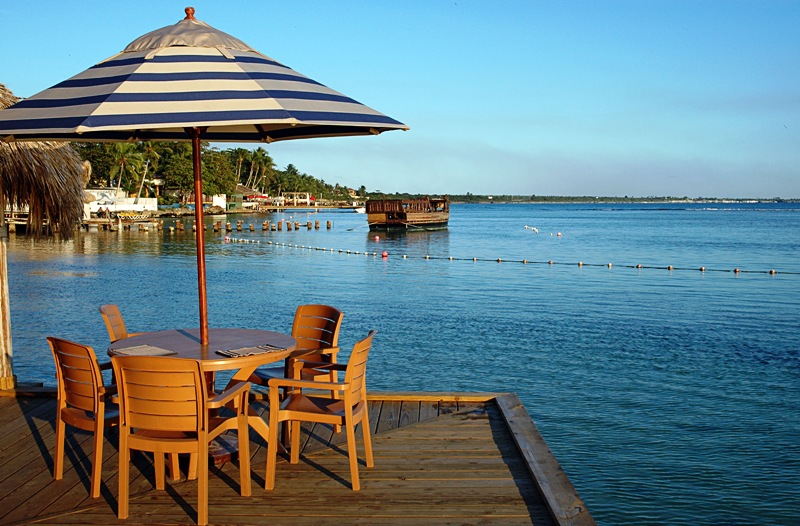
%> input picture boca_chica.jpg, 800 x 526 px
$ octave 'Procesamiento Transmision de Imagen  Codigo completo.m'   (GNU Octave 9; MATLAB toolbox functions it lacks are replaced by stand-ins)
%> lines starting %> are read from the running program, lines starting %| are printed output that depends on the picture
%% PASO 0 : Se importa la imagen
figure('Name','Imagen Original de Boca Chica')
imagen_bocachica = imread('boca_chica.jpg');
%> imagen_bocachica is the input picture: size 526x800x3 uint8; mean R, G, B 101.7, 128.3, 135.2
imshow(imagen_bocachica)
title('Imagen Original de Boca Chica')


imagen_bocachica2 = double(imagen_bocachica);
clearvars imagen_bocachica4 imagen_bocachicaB imagen_bocachicaG imagen_bocachicaR
LAT = size(imagen_bocachica,1)
%> LAT = 526
LONG = size(imagen_bocachica,2)
%> LONG = 800
HOR = size(imagen_bocachica,1)*size(imagen_bocachica,2)
%> HOR = 420800
imagen_bocachica3 = reshape(imagen_bocachica2 ,HOR,3);
%% PASO 1: Decomposición de la imagen

ZR = imagen_bocachica2(:,:,1);
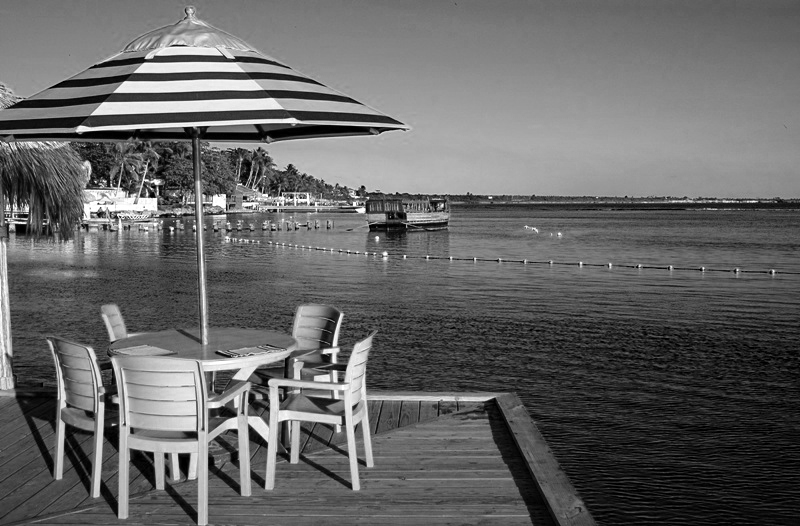
%> ZR: size 526x800 double; min 0, max 255, mean 101.7
ZG = imagen_bocachica2(:,:,2);
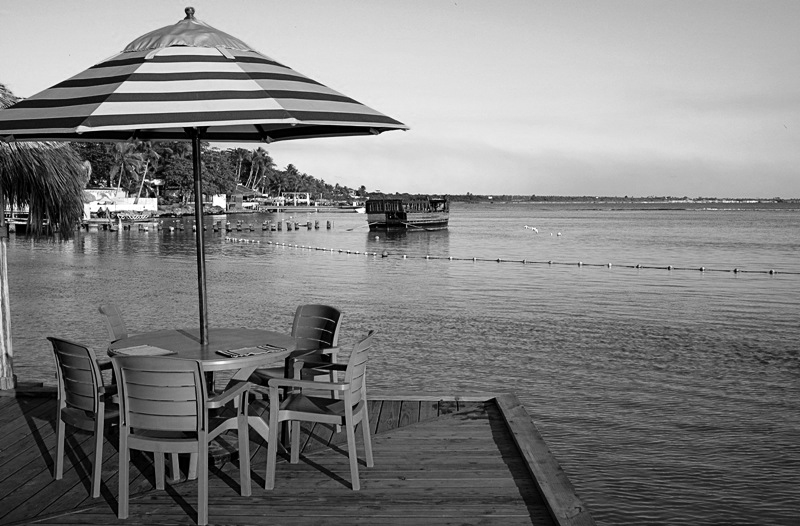
%> ZG: size 526x800 double; min 0, max 255, mean 128.3
ZB = imagen_bocachica2(:,:,3);
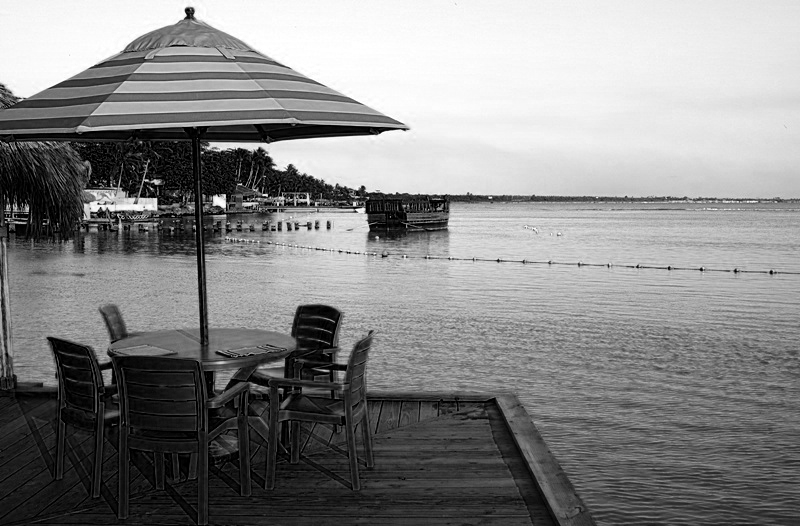
%> ZB: size 526x800 double; min 0, max 255, mean 135.2

% Los EigenValues están limitados por el numero de filas.
[UR,SR,VR]=svd(ZR);
[UG,SG,VG]=svd(ZG);
[UB,SB,VB]=svd(ZB);

% Se modifica el codigo inicial sabiendo que se aprovecharán todas las
% filas siempre y cuando se determine una cifra M que eventualmente
% representará el porcentaje de elementos de la matriz original que serán
% correspondidos. Como la matriz no es cuadrada el máximo es 515.
%%  PASO 2: Vectores de Valores Propios y Cantidades Totales
Suma_total2R = sum(sum(SR));
%> Suma_total2R = 339642.9
Suma_total2G = sum(sum(SG));
%> Suma_total2G = 342931.2
Suma_total2B = sum(sum(SB));
%> Suma_total2B = 351268.2

% La posicion será el final de el vector incial menos el indice
% correspondiente al elemento. Osea que si el elemento es el primero, su
% posicion será end-1, end-2 al segundo elemento etc.
VER_RED = reshape(SR,1,size(SR,1)*size(SR,2)) ;
VER_RED = unique(VER_RED);
%> VER_RED = 527 values from 0 to 68802.5
VER_RED2 = VER_RED;
%> VER_RED2 = 527 values from 0 to 68802.5
for i = 1:length(VER_RED2)
    VER_RED(i) = VER_RED2(end+1-i);
end
%> after the loop, VER_RED = 527 values, max 68802.5 at index 1, min 0 at index 527, mean 644.5
VER_RED = VER_RED(1:end-1);
%> VER_RED = 526 values, max 68802.5 at index 1, min 5.87 at index 526, mean 645.7

% VERDE
VER_GREEN = reshape(SG,1,size(SG,1)*size(SG,2)) ;
VER_GREEN = unique(VER_GREEN);
%> VER_GREEN = 527 values from 0 to 89557.7
VER_GREEN2 = VER_GREEN;
%> VER_GREEN2 = 527 values from 0 to 89557.7
for i = 1:length(VER_GREEN2)
    VER_GREEN(i) = VER_GREEN2(end+1-i);
end
%> after the loop, VER_GREEN = 527 values, max 89557.7 at index 1, min 0 at index 527, mean 650.7
VER_GREEN = VER_GREEN(1:end-1);
%> VER_GREEN = 526 values, max 89557.7 at index 1, min 5.6 at index 526, mean 652

% AZUL
VER_BLUE = reshape(SB,1,size(SB,1)*size(SB,2)) ;
VER_BLUE = unique(VER_BLUE);
%> VER_BLUE = 527 values from 0 to 98654
VER_BLUE2 = VER_BLUE;
%> VER_BLUE2 = 527 values from 0 to 98654
for i = 1:length(VER_BLUE2)
    VER_BLUE(i) = VER_BLUE2(end+1-i);
end
%> after the loop, VER_BLUE = 527 values, max 98654 at index 1, min 0 at index 527, mean 666.5
VER_BLUE = VER_BLUE(1:end-1);
%> VER_BLUE = 526 values, max 98654 at index 1, min 5.51 at index 526, mean 667.8
%%   PASO 3: Calculo Para Porcentajes
% Porcentaje de 25%
P1 = 25/100;
for i = 1:length(VER_RED)
    if sum(VER_RED(1:i)) <= round(P1*Suma_total2R) & sum(VER_RED(1:i+1)) > round((P1)*Suma_total2R)
         j = i;
    else
        i = i+1;
    end
end
%> this loop made 526 passes
%> j on pass 1: 1
M1R= j  ;clearvars i j;
%> M1R = 1

for i = 1:length(VER_GREEN)
    if sum(VER_GREEN(1:i)) <= round(P1*Suma_total2G) & sum(VER_GREEN(1:i+1)) > round((P1)*Suma_total2G)
         j = i;
    else
        i = i+1;
    end
end
M1G = j;clearvars i j;

for i = 1:length(VER_BLUE)
    if sum(VER_BLUE(1:i)) <= round(P1*Suma_total2B) & sum(VER_BLUE(1:i+1)) > round((P1)*Suma_total2B)
         j = i;
    else
        i = i+1;
    end
end
M1B = j;clearvars i j;
% Porcentaje 65%
P2 = 65/100;
for i = 1:length(VER_RED)
    if sum(VER_RED(1:i)) <= round(P2*Suma_total2R) & sum(VER_RED(1:i+1)) > round((P2)*Suma_total2R)
         j = i;
    else
        i = i+1;
    end
end
%> this loop made 526 passes
%> j on pass 57: 57
M2R = j;clearvars i j;
%> M2R = 57

for i = 1:length(VER_GREEN)
    if sum(VER_GREEN(1:i)) <= round(P2*Suma_total2G) & sum(VER_GREEN(1:i+1)) > round((P2)*Suma_total2G)
         j = i;
    else
        i = i+1;
    end
end
%> this loop made 526 passes
%> j on pass 55: 55
M2G = j;clearvars i j;
%> M2G = 55

for i = 1:length(VER_BLUE)
    if sum(VER_BLUE(1:i)) <= round(P2*Suma_total2B) & sum(VER_BLUE(1:i+1)) > round((P2)*Suma_total2B)
         j = i;
    else
        i = i+1;
    end
end
%> this loop made 526 passes
%> j on pass 48: 48
M2B = j;clearvars i j;
%> M2B = 48
% Porcentaje 85%
P3 = 85/100;
for i = 1:length(VER_RED)
    if sum(VER_RED(1:i)) <= round(P3*Suma_total2R) & sum(VER_RED(1:i+1)) > round((P3)*Suma_total2R)
         j = i;
    else
        i = i+1;
    end
end
%> after the loop, j = 168
M3R = j ;clearvars i j;
%> M3R = 168

for i = 1:length(VER_GREEN)
    if sum(VER_GREEN(1:i)) <= round(P3*Suma_total2G) & sum(VER_GREEN(1:i+1)) > round((P3)*Suma_total2G)
         j = i;
    else
        i = i+1;
    end
end
%> after the loop, j = 169
M3G = j;clearvars i j;
%> M3G = 169

for i = 1:length(VER_BLUE)
    if sum(VER_BLUE(1:i)) <= round(P3*Suma_total2B) & sum(VER_BLUE(1:i+1)) > round((P3)*Suma_total2B)
         j = i;
    else
        i = i+1;
    end
end
%> after the loop, j = 163
M3B = j;clearvars i j;
%> M3B = 163
%%    PASO 4: Elegir los Single Values que acumulen el 65% de la Suma Total
UhR=UR(:,[1:M2R]);
ShR=SR(1:M2R,1:M2R);
VhR=VR(:,[1:M2R]);

UhG=UG(:,[1:M2G]);
ShG=SG(1:M2G,1:M2G);
VhG=VG(:,[1:M2G]);

UhB=UG(:,[1:M2B]);
ShB=SG(1:M2B,1:M2B);
VhB=VG(:,[1:M2B]);

CR=UhR*ShR*VhR';
CG=UhG*ShG*VhG';
CB=UhB*ShB*VhB';
Crgb2 = cat(3,CR,CG,CB);

figure('Name','Imagen Comprimida que acumula el 65% de la información Original')
imshow(uint8(Crgb2))
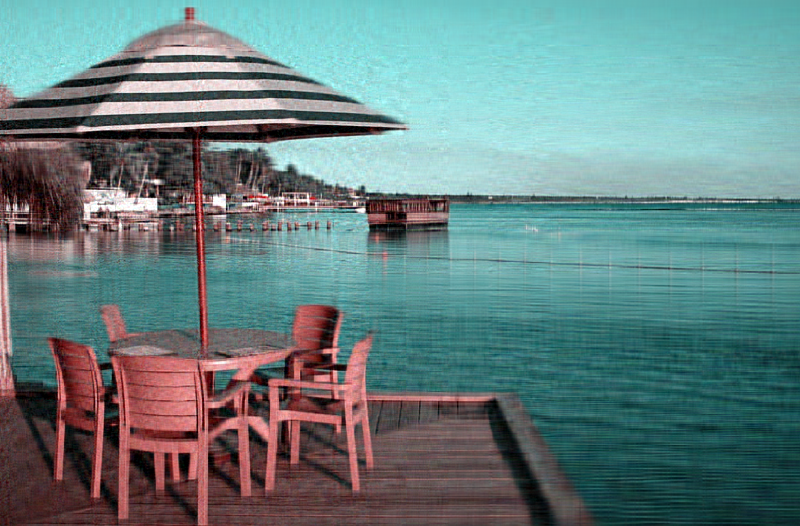
%> displayed picture: size 526x800x3, on the screen's scale of 0 to 255; mean R, G, B 101.7, 128.3, 128.3
title('Imagen Comprimida en un 35%')
clearvars Crgb;
%%     PASO 5: Imagen comprimida en un 35%
Crgb2;
Crgb3 = Crgb2;
find(Crgb2 < 0) = 0;
find(Crgb2 > 255) = 255;
% Primera Capa de Color
% R es la capa roja de la imagen
imagen_bocachicaR = round(reshape(Crgb3(:,:,1) ,HOR,1)) ;
% G y B corresponden a verde y azul respectivamente
imagen_bocachicaG = round(reshape(Crgb3(:,:,2) ,HOR,1)) ;
imagen_bocachicaB = round(reshape(Crgb3(:,:,3) ,HOR,1)) ;
%% *************************************************************************************************************************************
%% BLOQUE DE CUANTIZACION
%% INICALIZACION DE TABLA
%% TODOS LOS 8 BITS tipo 3
 Todos_los_8bits_tipo3 = ([[0;0;0;0;0;0;0;0],[...
0;0;0;0;0;0;0;1],[...
0;0;0;0;0;0;1;0],[...
0;0;0;0;0;0;1;1],[...
0;0;0;0;0;1;0;0],[...
0;0;0;0;0;1;0;1],[...
0;0;0;0;0;1;1;0],[...
0;0;0;0;0;1;1;1],[...
0;0;0;0;1;0;0;0],[...
0;0;0;0;1;0;0;1],[...
0;0;0;0;1;0;1;0],[...
0;0;0;0;1;0;1;1],[...
0;0;0;0;1;1;0;0],[...
0;0;0;0;1;1;0;1],[...
0;0;0;0;1;1;1;0],[...
0;0;0;0;1;1;1;1],[...
0;0;0;1;0;0;0;0],[...
0;0;0;1;0;0;0;1],[...
0;0;0;1;0;0;1;0],[...
0;0;0;1;0;0;1;1],[...
0;0;0;1;0;1;0;0],[...
0;0;0;1;0;1;0;1],[...
0;0;0;1;0;1;1;0],[...
0;0;0;1;0;1;1;1],[...
0;0;0;1;1;0;0;0],[...
0;0;0;1;1;0;0;1],[...
0;0;0;1;1;0;1;0],[...
0;0;0;1;1;0;1;1],[...
0;0;0;1;1;1;0;0],[...
0;0;0;1;1;1;0;1],[...
0;0;0;1;1;1;1;0],[...
0;0;0;1;1;1;1;1],[...
0;0;1;0;0;0;0;0],[...
0;0;1;0;0;0;0;1],[...
0;0;1;0;0;0;1;0],[...
0;0;1;0;0;0;1;1],[...
0;0;1;0;0;1;0;0],[...
0;0;1;0;0;1;0;1],[...
0;0;1;0;0;1;1;0],[...
0;0;1;0;0;1;1;1],[...
0;0;1;0;1;0;0;0],[...
0;0;1;0;1;0;0;1],[...
0;0;1;0;1;0;1;0],[...
0;0;1;0;1;0;1;1],[...
0;0;1;0;1;1;0;0],[...
0;0;1;0;1;1;0;1],[...
0;0;1;0;1;1;1;0],[...
0;0;1;0;1;1;1;1],[...
0;0;1;1;0;0;0;0],[...
0;0;1;1;0;0;0;1],[...
0;0;1;1;0;0;1;0],[...
0;0;1;1;0;0;1;1],[...
0;0;1;1;0;1;0;0],[...
0;0;1;1;0;1;0;1],[...
0;0;1;1;0;1;1;0],[...
0;0;1;1;0;1;1;1],[...
0;0;1;1;1;0;0;0],[...
0;0;1;1;1;0;0;1],[...
0;0;1;1;1;0;1;0],[...
0;0;1;1;1;0;1;1],[...
0;0;1;1;1;1;0;0],[...
0;0;1;1;1;1;0;1],[...
0;0;1;1;1;1;1;0],[...
0;0;1;1;1;1;1;1],[...
0;1;0;0;0;0;0;0],[...
0;1;0;0;0;0;0;1],[...
0;1;0;0;0;0;1;0],[...
0;1;0;0;0;0;1;1],[...
0;1;0;0;0;1;0;0],[...
0;1;0;0;0;1;0;1],[...
0;1;0;0;0;1;1;0],[...
0;1;0;0;0;1;1;1],[...
0;1;0;0;1;0;0;0],[...
0;1;0;0;1;0;0;1],[...
0;1;0;0;1;0;1;0],[...
0;1;0;0;1;0;1;1],[...
0;1;0;0;1;1;0;0],[...
0;1;0;0;1;1;0;1],[...
0;1;0;0;1;1;1;0],[...
0;1;0;0;1;1;1;1],[...
0;1;0;1;0;0;0;0],[...
0;1;0;1;0;0;0;1],[...
0;1;0;1;0;0;1;0],[...
0;1;0;1;0;0;1;1],[...
0;1;0;1;0;1;0;0],[...
0;1;0;1;0;1;0;1],[...
0;1;0;1;0;1;1;0],[...
0;1;0;1;0;1;1;1],[...
0;1;0;1;1;0;0;0],[...
0;1;0;1;1;0;0;1],[...
0;1;0;1;1;0;1;0],[...
0;1;0;1;1;0;1;1],[...
0;1;0;1;1;1;0;0],[...
0;1;0;1;1;1;0;1],[...
0;1;0;1;1;1;1;0],[...
0;1;0;1;1;1;1;1],[...
0;1;1;0;0;0;0;0],[...
0;1;1;0;0;0;0;1],[...
0;1;1;0;0;0;1;0],[...
0;1;1;0;0;0;1;1],[...
0;1;1;0;0;1;0;0],[...
0;1;1;0;0;1;0;1],[...
0;1;1;0;0;1;1;0],[...
0;1;1;0;0;1;1;1],[...
0;1;1;0;1;0;0;0],[...
0;1;1;0;1;0;0;1],[...
0;1;1;0;1;0;1;0],[...
0;1;1;0;1;0;1;1],[...
0;1;1;0;1;1;0;0],[...
0;1;1;0;1;1;0;1],[...
0;1;1;0;1;1;1;0],[...
0;1;1;0;1;1;1;1],[...
0;1;1;1;0;0;0;0],[...
0;1;1;1;0;0;0;1],[...
0;1;1;1;0;0;1;0],[...
0;1;1;1;0;0;1;1],[...
0;1;1;1;0;1;0;0],[...
0;1;1;1;0;1;0;1],[...
0;1;1;1;0;1;1;0],[...
0;1;1;1;0;1;1;1],[...
0;1;1;1;1;0;0;0],[...
0;1;1;1;1;0;0;1],[...
0;1;1;1;1;0;1;0],[...
0;1;1;1;1;0;1;1],[...
0;1;1;1;1;1;0;0],[...
0;1;1;1;1;1;0;1],[...
0;1;1;1;1;1;1;0],[...
0;1;1;1;1;1;1;1],[...
1;0;0;0;0;0;0;0],[...
1;0;0;0;0;0;0;1],[...
1;0;0;0;0;0;1;0],[...
1;0;0;0;0;0;1;1],[...
1;0;0;0;0;1;0;0],[...
1;0;0;0;0;1;0;1],[...
1;0;0;0;0;1;1;0],[...
1;0;0;0;0;1;1;1],[...
1;0;0;0;1;0;0;0],[...
1;0;0;0;1;0;0;1],[...
1;0;0;0;1;0;1;0],[...
1;0;0;0;1;0;1;1],[...
1;0;0;0;1;1;0;0],[...
1;0;0;0;1;1;0;1],[...
1;0;0;0;1;1;1;0],[...
1;0;0;0;1;1;1;1],[...
1;0;0;1;0;0;0;0],[...
1;0;0;1;0;0;0;1],[...
1;0;0;1;0;0;1;0],[...
1;0;0;1;0;0;1;1],[...
1;0;0;1;0;1;0;0],[...
1;0;0;1;0;1;0;1],[...
1;0;0;1;0;1;1;0],[...
1;0;0;1;0;1;1;1],[...
1;0;0;1;1;0;0;0],[...
1;0;0;1;1;0;0;1],[...
1;0;0;1;1;0;1;0],[...
1;0;0;1;1;0;1;1],[...
1;0;0;1;1;1;0;0],[...
1;0;0;1;1;1;0;1],[...
1;0;0;1;1;1;1;0],[...
1;0;0;1;1;1;1;1],[...
1;0;1;0;0;0;0;0],[...
1;0;1;0;0;0;0;1],[...
1;0;1;0;0;0;1;0],[...
1;0;1;0;0;0;1;1],[...
1;0;1;0;0;1;0;0],[...
1;0;1;0;0;1;0;1],[...
1;0;1;0;0;1;1;0],[...
1;0;1;0;0;1;1;1],[...
1;0;1;0;1;0;0;0],[...
1;0;1;0;1;0;0;1],[...
1;0;1;0;1;0;1;0],[...
1;0;1;0;1;0;1;1],[...
1;0;1;0;1;1;0;0],[...
1;0;1;0;1;1;0;1],[...
1;0;1;0;1;1;1;0],[...
1;0;1;0;1;1;1;1],[...
1;0;1;1;0;0;0;0],[...
1;0;1;1;0;0;0;1],[...
1;0;1;1;0;0;1;0],[...
1;0;1;1;0;0;1;1],[...
1;0;1;1;0;1;0;0],[...
1;0;1;1;0;1;0;1],[...
1;0;1;1;0;1;1;0],[...
1;0;1;1;0;1;1;1],[...
1;0;1;1;1;0;0;0],[...
1;0;1;1;1;0;0;1],[...
1;0;1;1;1;0;1;0],[...
1;0;1;1;1;0;1;1],[...
1;0;1;1;1;1;0;0],[...
1;0;1;1;1;1;0;1],[...
1;0;1;1;1;1;1;0],[...
1;0;1;1;1;1;1;1],[...
1;1;0;0;0;0;0;0],[...
1;1;0;0;0;0;0;1],[...
1;1;0;0;0;0;1;0],[...
1;1;0;0;0;0;1;1],[...
1;1;0;0;0;1;0;0],[...
1;1;0;0;0;1;0;1],[...
1;1;0;0;0;1;1;0],[...
1;1;0;0;0;1;1;1],[...
1;1;0;0;1;0;0;0],[...
1;1;0;0;1;0;0;1],[...
1;1;0;0;1;0;1;0],[...
1;1;0;0;1;0;1;1],[...
1;1;0;0;1;1;0;0],[...
1;1;0;0;1;1;0;1],[...
1;1;0;0;1;1;1;0],[...
1;1;0;0;1;1;1;1],[...
1;1;0;1;0;0;0;0],[...
1;1;0;1;0;0;0;1],[...
1;1;0;1;0;0;1;0],[...
1;1;0;1;0;0;1;1],[...
1;1;0;1;0;1;0;0],[...
1;1;0;1;0;1;0;1],[...
1;1;0;1;0;1;1;0],[...
1;1;0;1;0;1;1;1],[...
1;1;0;1;1;0;0;0],[...
1;1;0;1;1;0;0;1],[...
1;1;0;1;1;0;1;0],[...
1;1;0;1;1;0;1;1],[...
1;1;0;1;1;1;0;0],[...
1;1;0;1;1;1;0;1],[...
1;1;0;1;1;1;1;0],[...
1;1;0;1;1;1;1;1],[...
1;1;1;0;0;0;0;0],[...
1;1;1;0;0;0;0;1],[...
1;1;1;0;0;0;1;0],[...
1;1;1;0;0;0;1;1],[...
1;1;1;0;0;1;0;0],[...
1;1;1;0;0;1;0;1],[...
1;1;1;0;0;1;1;0],[...
1;1;1;0;0;1;1;1],[...
1;1;1;0;1;0;0;0],[...
1;1;1;0;1;0;0;1],[...
1;1;1;0;1;0;1;0],[...
1;1;1;0;1;0;1;1],[...
1;1;1;0;1;1;0;0],[...
1;1;1;0;1;1;0;1],[...
1;1;1;0;1;1;1;0],[...
1;1;1;0;1;1;1;1],[...
1;1;1;1;0;0;0;0],[...
1;1;1;1;0;0;0;1],[...
1;1;1;1;0;0;1;0],[...
1;1;1;1;0;0;1;1],[...
1;1;1;1;0;1;0;0],[...
1;1;1;1;0;1;0;1],[...
1;1;1;1;0;1;1;0],[...
1;1;1;1;0;1;1;1],[...
1;1;1;1;1;0;0;0],[...
1;1;1;1;1;0;0;1],[...
1;1;1;1;1;0;1;0],[...
1;1;1;1;1;0;1;1],[...
1;1;1;1;1;1;0;0],[...
1;1;1;1;1;1;0;1],[...
1;1;1;1;1;1;1;0],[...
1;1;1;1;1;1;1;1]])';
%% *************************************************************************************************************************************

%% Cuantizacion de Capa Roja
clearvars AmpMaxR AmpMinR vectorwowR vectorR  coslsR roswR
AmpMaxR = max(max(imagen_bocachicaR ));
%> AmpMaxR = 299
AmpMinR = min(min(imagen_bocachicaR ));
%> AmpMinR = -25
vectorwowR = AmpMinR:(abs(AmpMinR)+abs(AmpMaxR))/255:AmpMaxR;
%> vectorwowR = 256 values from -25 to 299
vectorR = sort(vectorwowR);
%> vectorR = 256 values from -25 to 299
[roswR,coslsR] = sort(vectorR);
%> roswR = 256 values from -25 to 299; coslsR = 256 values from 1 to 256

clear   j bin  imagen_bocachicaR2 i
binR = 1:length(imagen_bocachicaR);
%> (the run ends here)
